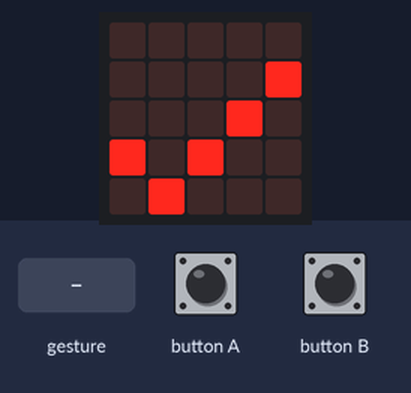
The program below on a simulated BBC micro:bit running MicroPython. Shown: the board's 5×5 LED display. Inputs (shaded band) come from the test bench. Random numbers come from a fixed seed; a tilt is held for 1.5 s and a shake lasts 1 s, then the board lies face up again.

Above: at 1.2 s.
1.3 s: gesture 'shake'
At 2.3 s:
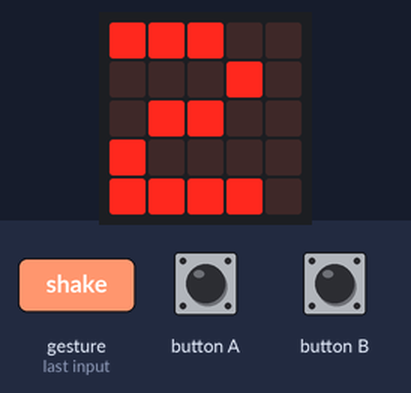
At 3.3 s:
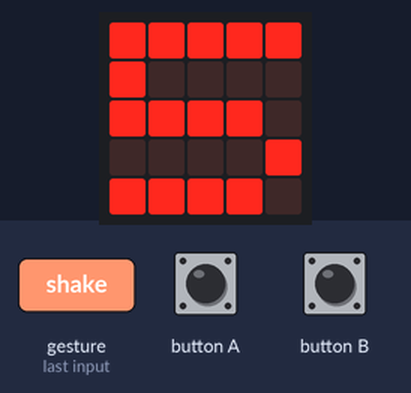
Timing chart, 0 to 4.8 s (numbered marks = the images above; inputs shaded):
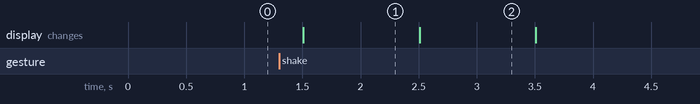

Measured:
- after the input at 1.3 s, the display: changes after 0.21 s (image 1)
- what the display in image 1 shows lasts 1.0 s, from 1.5 s to 2.5 s

The program:

craps.py
```python
from microbit import *

import random
random.seed()

def roll_dice():
    a = random.randint(1, 6)
    b = random.randint(1, 6)
    numbers = [str(a), str(b)]
    return numbers

def roll_seven():
    a = 4
    b = 3
    numbers = [str(a), str(b)]
    return numbers

def roll_eight():
    a = 5
    b = 3
    numbers = [str(a), str(b)]
    return numbers

def show_roll(dice):
    for i in range(0, len(dice)):
        display.clear()
        display.show(dice[i])
        sleep(1000)
    display.show(Image.YES)

display.show(Image.YES)

while True:
    if not accelerometer.was_gesture("shake"):
        continue
    if button_a.is_pressed():
        roll = roll_seven()
        show_roll(roll)
        continue
    if button_b.is_pressed():
        roll = roll_eight()
        show_roll(roll)
        continue
    roll = roll_dice()
    show_roll(roll)
```
